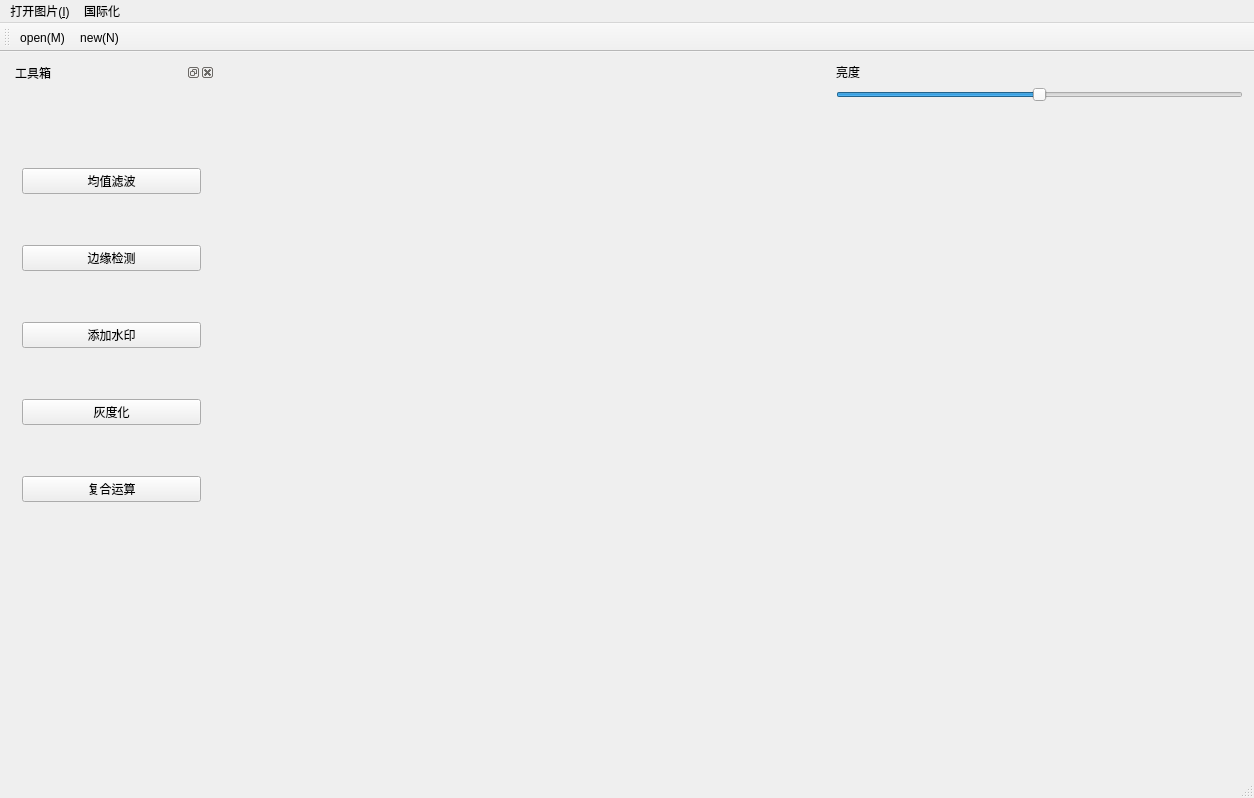
<?xml version="1.0" encoding="UTF-8"?>
<ui version="4.0">
 <class>MainWindow</class>
 <widget class="QMainWindow" name="MainWindow">
  <property name="geometry">
   <rect>
    <x>0</x>
    <y>0</y>
    <width>1254</width>
    <height>798</height>
   </rect>
  </property>
  <property name="sizeIncrement">
   <size>
    <width>10</width>
    <height>10</height>
   </size>
  </property>
  <property name="windowTitle">
   <string>李恩惠189050616</string>
  </property>
  <widget class="QWidget" name="centralWidget">
   <layout class="QGridLayout" name="gridLayout">
    <item row="0" column="0">
     <layout class="QHBoxLayout" name="horizontalLayout_3">
      <item>
       <layout class="QHBoxLayout" name="horizontalLayout_2">
        <item>
         <widget class="QDockWidget" name="dockWidget_2">
          <property name="sizePolicy">
           <sizepolicy hsizetype="Minimum" vsizetype="Preferred">
            <horstretch>0</horstretch>
            <verstretch>0</verstretch>
           </sizepolicy>
          </property>
          <property name="minimumSize">
           <size>
            <width>75</width>
            <height>38</height>
           </size>
          </property>
          <property name="windowTitle">
           <string>工具箱</string>
          </property>
          <widget class="QWidget" name="dockWidgetContents_2">
           <widget class="QWidget" name="layoutWidget">
            <property name="geometry">
             <rect>
              <x>0</x>
              <y>30</y>
              <width>201</width>
              <height>471</height>
             </rect>
            </property>
            <layout class="QVBoxLayout" name="verticalLayout">
             <item>
              <widget class="QPushButton" name="pushButton">
               <property name="text">
                <string>均值滤波</string>
               </property>
              </widget>
             </item>
             <item>
              <widget class="QPushButton" name="pushButton_2">
               <property name="text">
                <string>边缘检测</string>
               </property>
              </widget>
             </item>
             <item>
              <widget class="QPushButton" name="pushButton_3">
               <property name="text">
                <string>添加水印</string>
               </property>
              </widget>
             </item>
             <item>
              <widget class="QPushButton" name="pushButton_4">
               <property name="text">
                <string>灰度化</string>
               </property>
              </widget>
             </item>
             <item>
              <widget class="QPushButton" name="pushButton_5">
               <property name="text">
                <string>复合运算</string>
               </property>
              </widget>
             </item>
             <item>
              <spacer name="verticalSpacer">
               <property name="orientation">
                <enum>Qt::Vertical</enum>
               </property>
               <property name="sizeType">
                <enum>QSizePolicy::Maximum</enum>
               </property>
               <property name="sizeHint" stdset="0">
                <size>
                 <width>20</width>
                 <height>20</height>
                </size>
               </property>
              </spacer>
             </item>
            </layout>
           </widget>
          </widget>
         </widget>
        </item>
        <item>
         <spacer name="horizontalSpacer_3">
          <property name="orientation">
           <enum>Qt::Horizontal</enum>
          </property>
          <property name="sizeHint" stdset="0">
           <size>
            <width>40</width>
            <height>20</height>
           </size>
          </property>
         </spacer>
        </item>
       </layout>
      </item>
      <item>
       <layout class="QVBoxLayout" name="verticalLayout_3">
        <item>
         <spacer name="verticalSpacer_2">
          <property name="orientation">
           <enum>Qt::Vertical</enum>
          </property>
          <property name="sizeHint" stdset="0">
           <size>
            <width>20</width>
            <height>40</height>
           </size>
          </property>
         </spacer>
        </item>
        <item>
         <layout class="QHBoxLayout" name="horizontalLayout">
          <item>
           <spacer name="horizontalSpacer_2">
            <property name="orientation">
             <enum>Qt::Horizontal</enum>
            </property>
            <property name="sizeHint" stdset="0">
             <size>
              <width>40</width>
              <height>20</height>
             </size>
            </property>
           </spacer>
          </item>
          <item>
           <widget class="QLabel" name="label">
            <property name="minimumSize">
             <size>
              <width>200</width>
              <height>200</height>
             </size>
            </property>
            <property name="autoFillBackground">
             <bool>false</bool>
            </property>
            <property name="text">
             <string/>
            </property>
           </widget>
          </item>
          <item>
           <spacer name="horizontalSpacer">
            <property name="orientation">
             <enum>Qt::Horizontal</enum>
            </property>
            <property name="sizeHint" stdset="0">
             <size>
              <width>40</width>
              <height>20</height>
             </size>
            </property>
           </spacer>
          </item>
         </layout>
        </item>
        <item>
         <spacer name="verticalSpacer_3">
          <property name="orientation">
           <enum>Qt::Vertical</enum>
          </property>
          <property name="sizeHint" stdset="0">
           <size>
            <width>20</width>
            <height>40</height>
           </size>
          </property>
         </spacer>
        </item>
       </layout>
      </item>
      <item>
       <layout class="QVBoxLayout" name="verticalLayout_2">
        <item>
         <widget class="QLabel" name="label_2">
          <property name="text">
           <string>亮度</string>
          </property>
         </widget>
        </item>
        <item>
         <widget class="QSlider" name="brightsld">
          <property name="layoutDirection">
           <enum>Qt::LeftToRight</enum>
          </property>
          <property name="styleSheet">
           <string notr="true"/>
          </property>
          <property name="maximum">
           <number>10</number>
          </property>
          <property name="value">
           <number>5</number>
          </property>
          <property name="orientation">
           <enum>Qt::Horizontal</enum>
          </property>
         </widget>
        </item>
        <item>
         <spacer name="verticalSpacer_4">
          <property name="orientation">
           <enum>Qt::Vertical</enum>
          </property>
          <property name="sizeHint" stdset="0">
           <size>
            <width>20</width>
            <height>40</height>
           </size>
          </property>
         </spacer>
        </item>
       </layout>
      </item>
     </layout>
    </item>
   </layout>
  </widget>
  <widget class="QMenuBar" name="menuBar">
   <property name="geometry">
    <rect>
     <x>0</x>
     <y>0</y>
     <width>1254</width>
     <height>21</height>
    </rect>
   </property>
   <widget class="QMenu" name="menu_I">
    <property name="title">
     <string>打开图片(&amp;I)</string>
    </property>
    <addaction name="actionOpen_M"/>
    <addaction name="actionNew_N"/>
   </widget>
   <widget class="QMenu" name="menu">
    <property name="title">
     <string>国际化</string>
    </property>
    <addaction name="action"/>
    <addaction name="separator"/>
    <addaction name="actionEnglish"/>
   </widget>
   <addaction name="menu_I"/>
   <addaction name="menu"/>
  </widget>
  <widget class="QToolBar" name="mainToolBar">
   <attribute name="toolBarArea">
    <enum>TopToolBarArea</enum>
   </attribute>
   <attribute name="toolBarBreak">
    <bool>false</bool>
   </attribute>
   <addaction name="actionOpen_M"/>
   <addaction name="actionNew_N"/>
  </widget>
  <widget class="QStatusBar" name="statusBar"/>
  <action name="actionOpen_M">
   <property name="icon">
    <iconset resource="myimages.qrc">
     <normaloff>:/image/images/help.png</normaloff>:/image/images/help.png</iconset>
   </property>
   <property name="text">
    <string>open(&amp;M)</string>
   </property>
  </action>
  <action name="actionNew_N">
   <property name="icon">
    <iconset resource="myimages.qrc">
     <normaloff>:/image/images/fileopen.png</normaloff>:/image/images/fileopen.png</iconset>
   </property>
   <property name="text">
    <string>new(&amp;N)</string>
   </property>
  </action>
  <action name="action">
   <property name="text">
    <string>中文</string>
   </property>
  </action>
  <action name="actionEnglish">
   <property name="text">
    <string>English</string>
   </property>
  </action>
 </widget>
 <layoutdefault spacing="6" margin="11"/>
 <resources>
  <include location="myimages.qrc"/>
 </resources>
 <connections/>
</ui>
